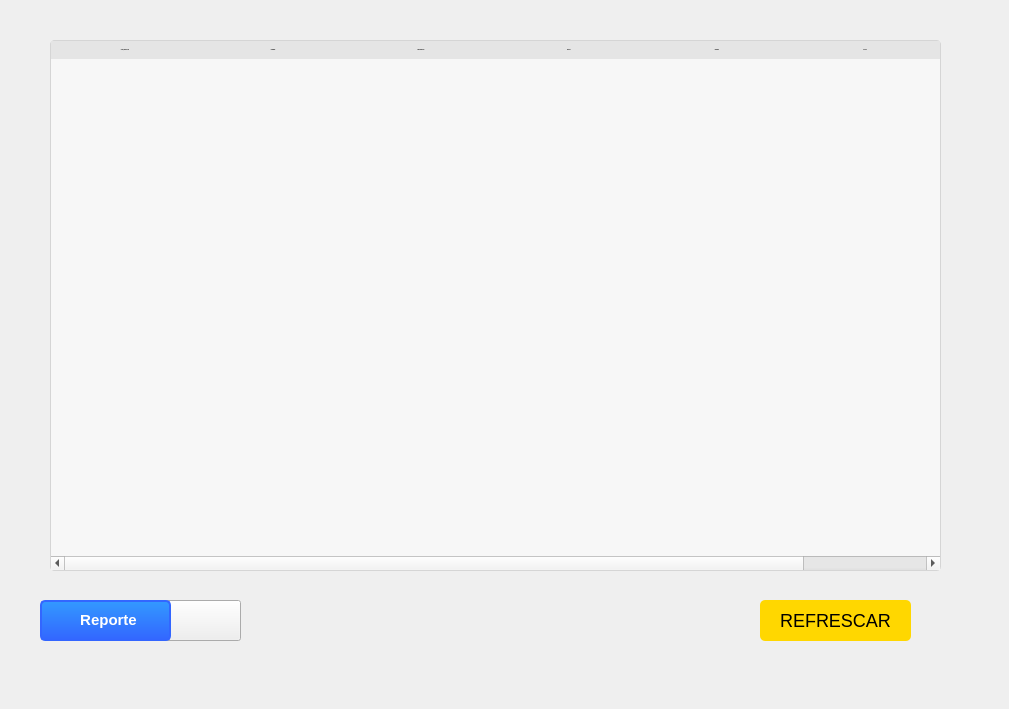
    <widget class="QWidget" name="tab_PRODUCTOS">
     <attribute name="title">
      <string>Productos</string>
     </attribute>
     <widget class="QLabel" name="label_2">
      <property name="geometry">
       <rect>
        <x>0</x>
        <y>-10</y>
        <width>1000</width>
        <height>700</height>
       </rect>
      </property>
      <property name="text">
       <string/>
      </property>
      <property name="pixmap">
       <pixmap>../imagenes/Sistema.png</pixmap>
      </property>
      <property name="scaledContents">
       <bool>true</bool>
      </property>
     </widget>
     <widget class="QTableWidget" name="table_PRODUCTO">
      <property name="geometry">
       <rect>
        <x>50</x>
        <y>40</y>
        <width>891</width>
        <height>531</height>
       </rect>
      </property>
      <property name="font">
       <font>
        <pointsize>-1</pointsize>
       </font>
      </property>
      <property name="styleSheet">
       <string notr="true">QTableWidget {
    background-color: #F7F7F7;
    border: 1px solid #D5D5D5;
    border-radius: 4px;
    gridline-color: #E5E5E5;
    font-size: 14px;
}

QTableWidget QHeaderView::section {
    background-color: #E5E5E5;
    border: none;
    font-weight: bold;
    padding: 6px 12px;
    text-align: center;
}

QTableWidget::item {
    border-bottom: 1px solid #D5D5D5;
    padding: 5px;
}

QTableWidget::item:selected {
    background-color: #3366FF;
    color: white;
}
</string>
      </property>
      <property name="dragEnabled">
       <bool>false</bool>
      </property>
      <property name="sortingEnabled">
       <bool>false</bool>
      </property>
      <attribute name="horizontalHeaderCascadingSectionResizes">
       <bool>false</bool>
      </attribute>
      <attribute name="horizontalHeaderDefaultSectionSize">
       <number>148</number>
      </attribute>
      <column>
       <property name="text">
        <string>COD_PRODUCTO</string>
       </property>
      </column>
      <column>
       <property name="text">
        <string>NOMBRE</string>
       </property>
      </column>
      <column>
       <property name="text">
        <string>DESCRIPCION</string>
       </property>
      </column>
      <column>
       <property name="text">
        <string>MARCA</string>
       </property>
      </column>
      <column>
       <property name="text">
        <string>MODELO</string>
       </property>
      </column>
      <column>
       <property name="text">
        <string>STOCK</string>
       </property>
      </column>
      <column>
       <property name="text">
        <string>CATEGORIA</string>
       </property>
      </column>
     </widget>
     <widget class="QPushButton" name="ButtoN_REFRESCAR">
      <property name="geometry">
       <rect>
        <x>760</x>
        <y>600</y>
        <width>151</width>
        <height>41</height>
       </rect>
      </property>
      <property name="styleSheet">
       <string notr="true">QPushButton {
    background-color: #ffd700; /* Fondo amarillo */
    color: black; /* Color de texto en blanco */
    border: none; /* Sin borde */
    border-radius: 5px; /* Borde redondeado */
    padding: 10px; /* Espaciado interno */
    font-size: 18px; /* Tamaño de fuente */
    cursor: pointer; /* Cambio de cursor al pasar el mouse */
}

QPushButton:hover {
    background-color: #ffea00; /* Fondo amarillo al pasar el mouse */
}

QPushButton:pressed {
    background-color: #ffcc00; /* Fondo amarillo al presionar el botón */
}

</string>
      </property>
      <property name="text">
       <string>REFRESCAR</string>
      </property>
     </widget>
     <widget class="QPushButton" name="Button_REPORTE">
      <property name="geometry">
       <rect>
        <x>160</x>
        <y>600</y>
        <width>81</width>
        <height>41</height>
       </rect>
      </property>
      <property name="styleSheet">
       <string notr="true">QLabel {
    background-color: rgba(0, 0, 0, 0); /* Fondo transparente del QLabel */
    border: 2px solid #00aaff; /* Borde azul del QLabel */
    border-radius: 5px; /* Borde redondeado */
    padding: 10px; /* Espaciado interno */
    font-size: 24px; /* Tamaño de fuente aumentado */
    color: #ffffff; /* Color del texto en blanco */
    text-align: center; /* Texto centrado */
}

QLabel:hover {
    background-color: rgba(255, 255, 255, 0.1); /* Fondo del QLabel al pasar el mouse */
}

QLabel::selection {
    background-color: #00aaff; /* Fondo del QLabel al seleccionar el texto */
    color: #ffffff; /* Color del texto al seleccionar el texto */
}
</string>
      </property>
      <property name="text">
       <string/>
      </property>
      <property name="icon">
       <iconset>
        <normaloff>../imagenes/Decargar.png</normaloff>../imagenes/Decargar.png</iconset>
      </property>
      <property name="iconSize">
       <size>
        <width>30</width>
        <height>30</height>
       </size>
      </property>
     </widget>
     <widget class="QLabel" name="label_8">
      <property name="geometry">
       <rect>
        <x>40</x>
        <y>600</y>
        <width>131</width>
        <height>41</height>
       </rect>
      </property>
      <property name="styleSheet">
       <string notr="true">QLabel {
    background-color: qlineargradient(x1: 0, y1: 0, x2: 0, y2: 1, stop: 0 #3399FF, stop: 1 #3366FF);
    border: 2px solid #3366FF;
    border-radius: 5px;
    color: white;
    font-weight: bold;
    font-size: 24px;
    padding: 5px 20px;
    margin: 0;
}

</string>
      </property>
      <property name="text">
       <string>&lt;html&gt;&lt;head/&gt;&lt;body&gt;&lt;p align=&quot;center&quot;&gt;&lt;span style=&quot; font-size:11pt;&quot;&gt;Reporte&lt;/span&gt;&lt;/p&gt;&lt;/body&gt;&lt;/html&gt;</string>
      </property>
     </widget>
    </widget>
